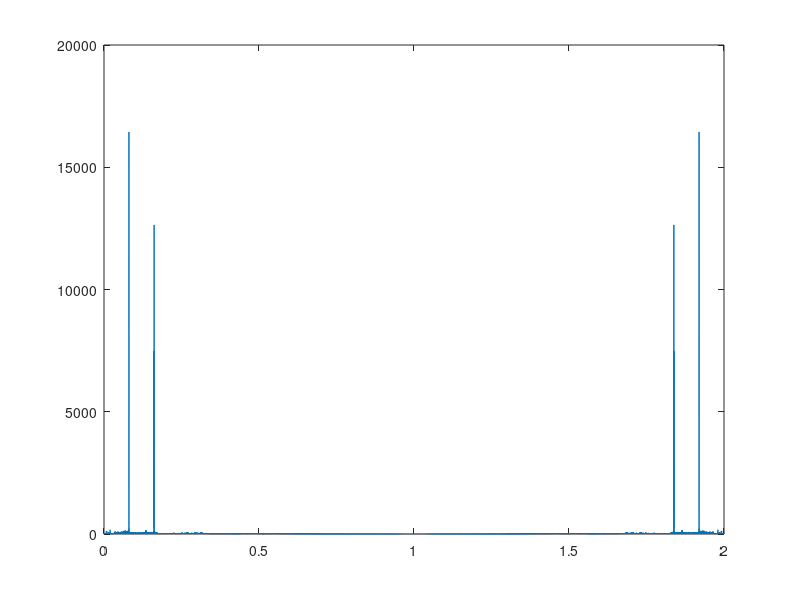
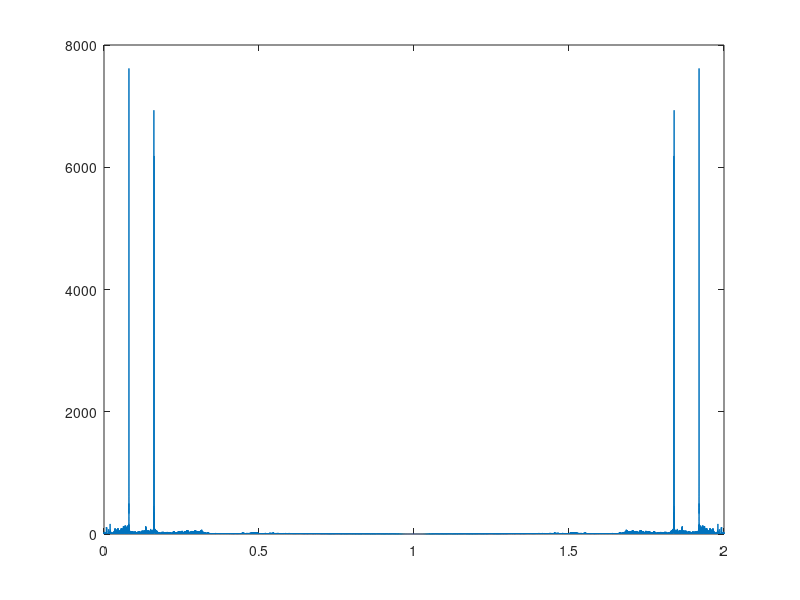
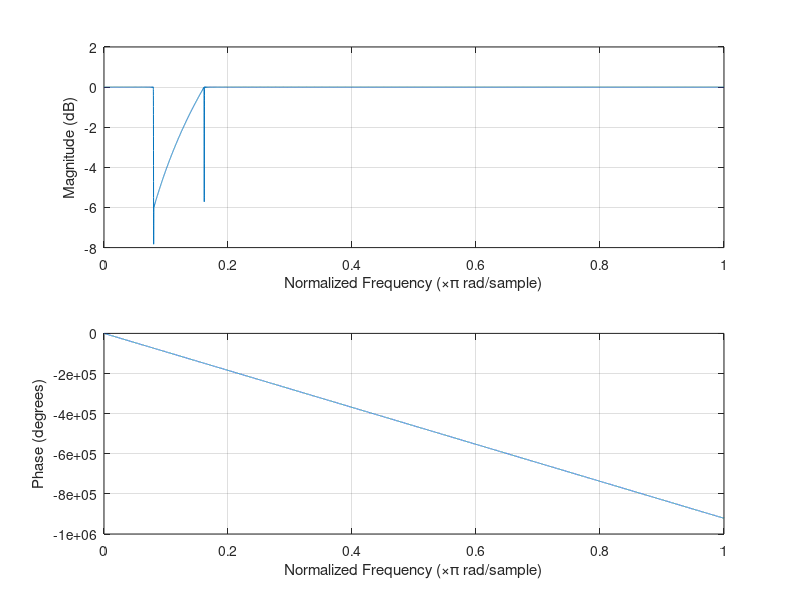

Source code (MATLAB) for these figures, in order:
clc, clear all;
data = importdata('kE15.mat')
kE = data.kE02;
fs = data.fs;
L = length(kE);
n = [0:L-1];
% f = (fs/L)*(n(1:L));
F = [0 .0798 .0799 .0800 .0801 .1615 .1616 .1617 .1618  .1619  1];
A = [1  1    .5      0     .5    1      .5    0     .5     1     1];

bhi = fir2(1024*10,F, A);
L = length(kE);
n=[0:L-1];
filtered = filter(bhi,1,kE);
dft = fft(filtered);

%f = (fs/L)*(n(1:L));
f = 2*n/L;
figure();
plot(f,abs(fft(kE)));
figure();
plot(f,abs(dft));


figure(3); 
freqz(bhi); 



%a) 2 tons
%b) 443.5Hz e 891.5 Hz
%c) 891.5 Hz - 443.5Hz
